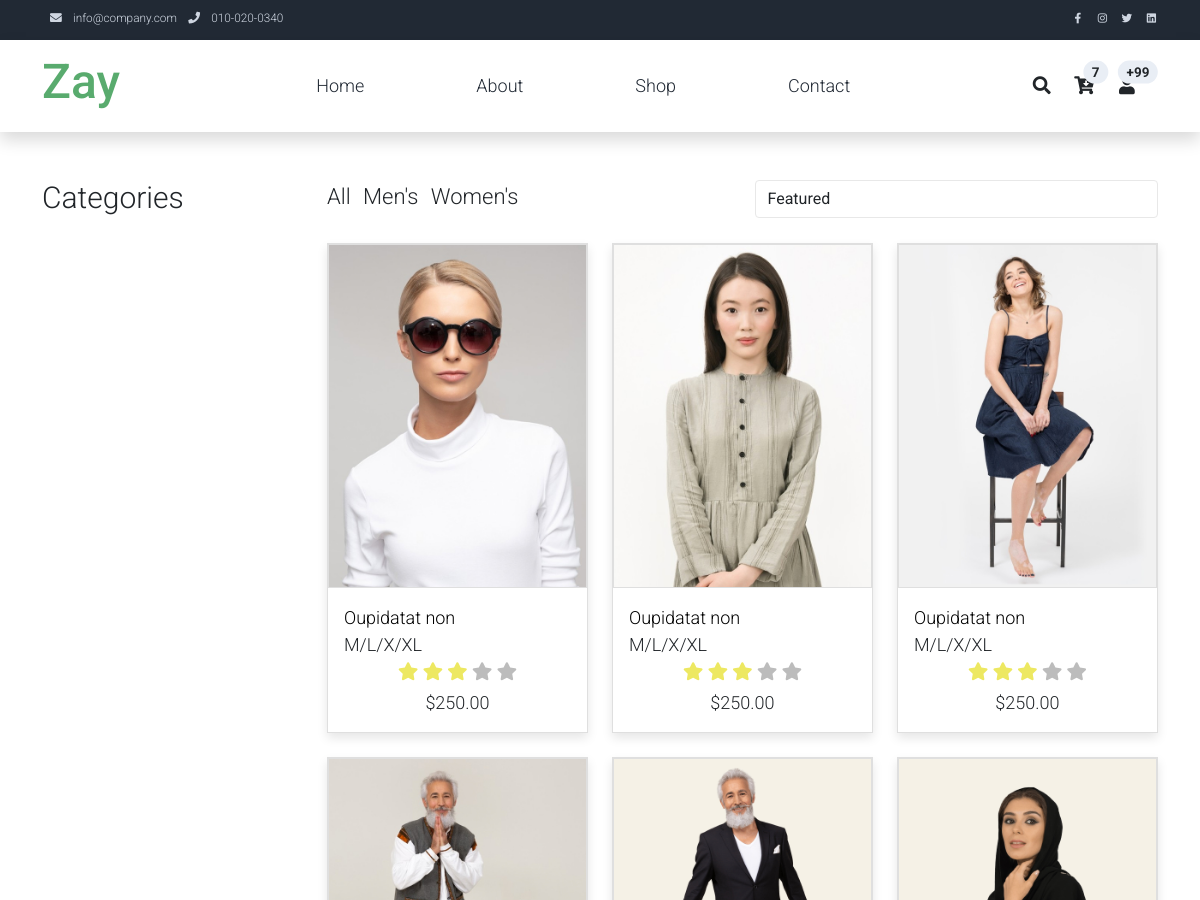
Page /shop/ (upper part) on the earlier database version.
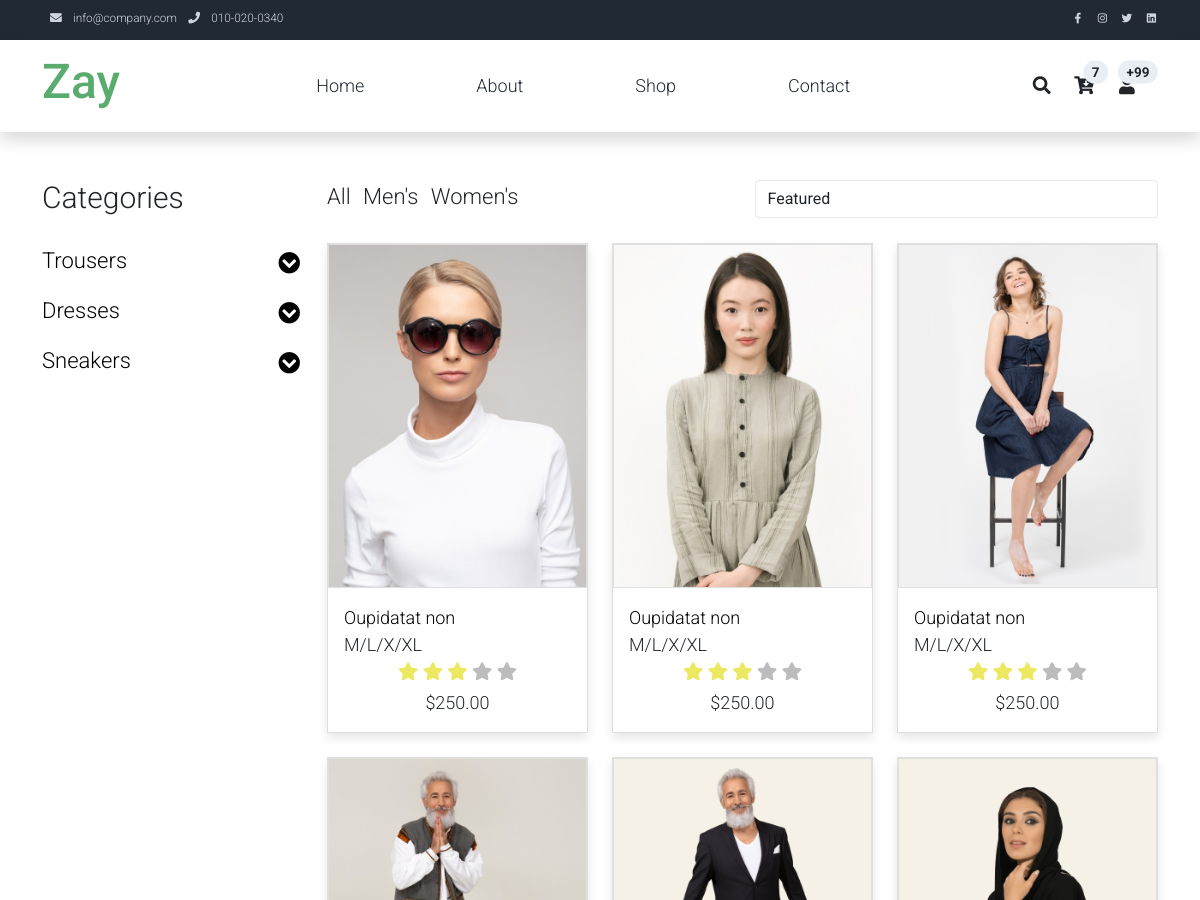
Same page on the later database version.
### shop/models.py (models this page shows, shortened)
class Category(models.Model):
    name = models.CharField(
        max_length=24,
        verbose_name='название категории',
        help_text='Макс. 24 символа'
    )
    descr = models.CharField(
        max_length=140,
        blank=True,
        null=True,
        verbose_name='описание',
        help_text='Макс. 36 символов'
    )
    is_published = models.BooleanField(
        default=False,
        verbose_name='публикация'
    )
    class Meta:
        db_table = 'shop_categories'
        verbose_name = 'категория'
        verbose_name_plural = 'категории'
        ordering = ('is_published', 'name')

### shop/views.py (the view)
# urls.py: path('shop/', CatalogListView.as_view(), name='shop'),
class CatalogListView(ShopMixin, ListView):
    template_name = 'shop/shop.html'
    model = Product
    context_object_name = 'products'
    def get_queryset(self):
        return Product.objects.filter(is_published=True).order_by('id')
    def get_context_data(self):
        context = super(CatalogListView, self).get_context_data()
        context.update(self.context)
        categories = Category.objects.all()
        subcategories = SubCategory.objects.filter(is_published=True)
        context.update({
            'categories': categories,
            'subcategories': subcategories,
        })
        return context

### shop/templates/shop/shop.html (shortened to what this page needs)
{% extends 'shop/base.html' %}
{% load static %}
{% block content%}
{% include 'shop/content_catalog.html' %}
{% endblock %}

### shop/templates/shop/base.html (shortened to what this page needs)
{% load static %}
<!DOCTYPE html>
<html lang="en">
<head>
    <link rel="stylesheet" href="{% static 'css/bootstrap.min.css' %}">
    <link rel="stylesheet" href="{% static 'css/templatemo.css' %}">
    <link rel="stylesheet" href="{% static 'css/custom.css' %}">
    <link rel="stylesheet" href="{% static 'css/fontawesome.min.css' %}">
</head>
<body>
    <nav class="navbar navbar-expand-lg bg-dark navbar-light d-none d-lg-block" id="templatemo_nav_top">
        <div class="container text-light">
            <div class="w-100 d-flex justify-content-between">
                <div>
                    <i class="fa fa-envelope mx-2"></i>
                    <a class="navbar-sm-brand text-light text-decoration-none" href="mailto:info@company.com">info@company.com</a>
                    <i class="fa fa-phone mx-2"></i>
                    <a class="navbar-sm-brand text-light text-decoration-none" href="tel:010-020-0340">010-020-0340</a>
                </div>
                <div>
                    <a class="text-light" href="https://fb.com/templatemo" target="_blank" rel="sponsored"><i class="fab fa-facebook-f fa-sm fa-fw me-2"></i></a>
                    <a class="text-light" href="https://www.instagram.com/" target="_blank"><i class="fab fa-instagram fa-sm fa-fw me-2"></i></a>
                    <a class="text-light" href="https://twitter.com/" target="_blank"><i class="fab fa-twitter fa-sm fa-fw me-2"></i></a>
                    <a class="text-light" href="https://www.linkedin.com/" target="_blank"><i class="fab fa-linkedin fa-sm fa-fw"></i></a>
                </div>
            </div>
        </div>
    </nav>
    <nav class="navbar navbar-expand-lg navbar-light shadow">
        <div class="container d-flex justify-content-between align-items-center">
            <a class="navbar-brand text-success logo h1 align-self-center" href="index.html">
                Zay
            </a>
            <div class="align-self-center collapse navbar-collapse flex-fill  d-lg-flex justify-content-lg-between" id="templatemo_main_nav">
                <div class="flex-fill">
                    <ul class="nav navbar-nav d-flex justify-content-between mx-lg-auto">
                        <li class="nav-item">
                            <a class="nav-link" href="index.html">Home</a>
                        </li>
                        <li class="nav-item">
                            <a class="nav-link" href="{% url 'about' %}">About</a>
                        </li>
                        <li class="nav-item">
                            <a class="nav-link" href="{% url 'shop' %}">Shop</a>
                        </li>
                        <li class="nav-item">
                            <a class="nav-link" href="contacts.html">Contact</a>
                        </li>
                    </ul>
                </div>
                <div class="navbar align-self-center d-flex">
                    <a class="nav-icon d-none d-lg-inline" href="#" data-bs-toggle="modal" data-bs-target="#templatemo_search">
                        <i class="fa fa-fw fa-search text-dark mr-2"></i>
                    </a>
                    <a class="nav-icon position-relative text-decoration-none" href="#">
                        <i class="fa fa-fw fa-cart-arrow-down text-dark mr-1"></i>
                        <span class="position-absolute top-0 left-100 translate-middle badge rounded-pill bg-light text-dark">7</span>
                    </a>
                    <a class="nav-icon position-relative text-decoration-none" href="#">
                        <i class="fa fa-fw fa-user text-dark mr-3"></i>
                        <span class="position-absolute top-0 left-100 translate-middle badge rounded-pill bg-light text-dark">+99</span>
                    </a>
                </div>
            </div>
        </div>
    </nav>
{% block content %}{% endblock %}
</body>
</html>

### shop/templates/shop/content_catalog.html (shortened to what this page needs)
    {% load static %}
    <div class="container py-5">
        <div class="row">
            <div class="col-lg-3">
                <h1 class="h2 pb-4">Categories</h1>
                <ul class="list-unstyled templatemo-accordion">
                    {% for category in categories %}
                    {% if not category.parent %}
                    <li class="pb-3">
                        <a class="collapsed d-flex justify-content-between h3 text-decoration-none" href="#">
                            {{ category.name }}
                            <i class="fa fa-fw fa-chevron-circle-down mt-1"></i>
                        </a>
                    </li>
                    {% endif %}
                    {% endfor %}
                </ul>
            </div>
            <div class="col-lg-9">
                <div class="row">
                    <div class="col-md-6">
                        <ul class="list-inline shop-top-menu pb-3 pt-1">
                            <li class="list-inline-item">
                                <a class="h3 text-dark text-decoration-none mr-3" href="#">All</a>
                            </li>
                            <li class="list-inline-item">
                                <a class="h3 text-dark text-decoration-none mr-3" href="#">Men's</a>
                            </li>
                            <li class="list-inline-item">
                                <a class="h3 text-dark text-decoration-none" href="#">Women's</a>
                            </li>
                        </ul>
                    </div>
                    <div class="col-md-6 pb-4">
                        <div class="d-flex">
                            <select class="form-control">
                                <option>Featured</option>
                            </select>
                        </div>
                    </div>
                </div>
                <div class="row">
                    <div class="col-md-4">
                        <div class="card mb-4 product-wap rounded-0">
                            <div class="card rounded-0">
                                <img class="card-img rounded-0 img-fluid" src="{% static 'img/shop_01.jpg' %}">
                            </div>
                            <div class="card-body">
                                <a href="shop-single.html" class="h3 text-decoration-none">Oupidatat non</a>
                                <ul class="w-100 list-unstyled d-flex justify-content-between mb-0">
                                    <li>M/L/X/XL</li>
                                </ul>
                                <ul class="list-unstyled d-flex justify-content-center mb-1">
                                    <li>
                                        <i class="text-warning fa fa-star"></i>
                                        <i class="text-warning fa fa-star"></i>
                                        <i class="text-warning fa fa-star"></i>
                                        <i class="text-muted fa fa-star"></i>
                                        <i class="text-muted fa fa-star"></i>
                                    </li>
                                </ul>
                                <p class="text-center mb-0">$250.00</p>
                            </div>
                        </div>
                    </div>
                    <div class="col-md-4">
                        <div class="card mb-4 product-wap rounded-0">
                            <div class="card rounded-0">
                                <img class="card-img rounded-0 img-fluid" src="{% static 'img/shop_02.jpg' %}">
                            </div>
                            <div class="card-body">
                                <a href="shop-single.html" class="h3 text-decoration-none">Oupidatat non</a>
                                <ul class="w-100 list-unstyled d-flex justify-content-between mb-0">
                                    <li>M/L/X/XL</li>
                                </ul>
                                <ul class="list-unstyled d-flex justify-content-center mb-1">
                                    <li>
                                        <i class="text-warning fa fa-star"></i>
                                        <i class="text-warning fa fa-star"></i>
                                        <i class="text-warning fa fa-star"></i>
                                        <i class="text-muted fa fa-star"></i>
                                        <i class="text-muted fa fa-star"></i>
                                    </li>
                                </ul>
                                <p class="text-center mb-0">$250.00</p>
                            </div>
                        </div>
                    </div>
                    <div class="col-md-4">
                        <div class="card mb-4 product-wap rounded-0">
                            <div class="card rounded-0">
                                <img class="card-img rounded-0 img-fluid" src="{% static 'img/shop_03.jpg' %}">
                            </div>
                            <div class="card-body">
                                <a href="shop-single.html" class="h3 text-decoration-none">Oupidatat non</a>
                                <ul class="w-100 list-unstyled d-flex justify-content-between mb-0">
                                    <li>M/L/X/XL</li>
                                </ul>
                                <ul class="list-unstyled d-flex justify-content-center mb-1">
                                    <li>
                                        <i class="text-warning fa fa-star"></i>
                                        <i class="text-warning fa fa-star"></i>
                                        <i class="text-warning fa fa-star"></i>
                                        <i class="text-muted fa fa-star"></i>
                                        <i class="text-muted fa fa-star"></i>
                                    </li>
                                </ul>
                                <p class="text-center mb-0">$250.00</p>
                            </div>
                        </div>
                    </div>
                    <div class="col-md-4">
                        <div class="card mb-4 product-wap rounded-0">
                            <div class="card rounded-0">
                                <img class="card-img rounded-0 img-fluid" src="{% static 'img/shop_04.jpg' %}">
                            </div>
                        </div>
                    </div>
                    <div class="col-md-4">
                        <div class="card mb-4 product-wap rounded-0">
                            <div class="card rounded-0">
                                <img class="card-img rounded-0 img-fluid" src="{% static 'img/shop_05.jpg' %}">
                            </div>
                        </div>
                    </div>
                    <div class="col-md-4">
                        <div class="card mb-4 product-wap rounded-0">
                            <div class="card rounded-0">
                                <img class="card-img rounded-0 img-fluid" src="{% static 'img/shop_06.jpg' %}">
                            </div>
                        </div>
                    </div>
                </div>
            </div>
        </div>
    </div>

### static/css/templatemo.css (style rules this page uses)
body, ul, li, p, a, label, input, div { font-family: 'Roboto', sans-serif; font-size: 18px !important; font-weight: 300 !important; }
.h1 { font-family: 'Roboto', sans-serif; font-size: 48px !important; font-weight: 200 !important; }
.h2 { font-family: 'Roboto', sans-serif; font-size: 30px !important; font-weight: 300; }
.h3 { font-family: 'Roboto', sans-serif; font-size: 22px !important; }
.logo { font-weight: 500 !important; }
.text-warning { color: #ede861 !important; }
.text-muted { color: #bcbcbc !important; }
.text-success { color: #59ab6e !important; }
.text-light { color: #cfd6e1 !important; }
.bg-dark { background-color: #212934 !important; }
.bg-light { background-color: #e9eef5 !important; }
#templatemo_nav_top { min-height: 40px; }
#templatemo_nav_top * { font-size: .9em !important; }
#templatemo_main_nav a { color: #212934; }
#templatemo_main_nav .navbar .nav-icon { margin-right: 20px; }
.templatemo-accordion a { color: #000; }
.product-wap { box-shadow: 0px 5px 10px 0px rgba(0, 0, 0, 0.10); }
.card.product-wap a { color: #000; }
.form-control { border: 1px solid #e8e8e8; }
.product-wap .h3, .product-wap li, .product-wap i, .product-wap p { font-size: 12px !important; }
@media (min-width: 768px) { #templatemo_main_nav .navbar-nav { max-width: 450px; } }
@media (min-width: 992px) { #templatemo_main_nav .navbar-nav { max-width: 550px; } }
@media (min-width: 992px) { .product-wap .h3, .product-wap li, .product-wap i, .product-wap p { font-size: 18px !important; } }

Differences in the rows shown:
added Category: name "Trousers"
added Category: name "Dresses"
added Category: name "Sneakers"
